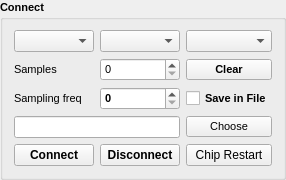
     <widget class="QGroupBox" name="groupBox_2">
      <property name="sizePolicy">
       <sizepolicy hsizetype="Preferred" vsizetype="Fixed">
        <horstretch>0</horstretch>
        <verstretch>0</verstretch>
       </sizepolicy>
      </property>
      <property name="font">
       <font>
        <pointsize>8</pointsize>
        <bold>true</bold>
        <kerning>true</kerning>
       </font>
      </property>
      <property name="title">
       <string>Connect</string>
      </property>
      <layout class="QGridLayout" name="gridLayout_3">
       <item row="3" column="0">
        <widget class="QLabel" name="label_6">
         <property name="font">
          <font>
           <pointsize>8</pointsize>
           <bold>false</bold>
           <kerning>true</kerning>
          </font>
         </property>
         <property name="text">
          <string>Sampling freq</string>
         </property>
        </widget>
       </item>
       <item row="5" column="0">
        <widget class="QPushButton" name="pushButton_start">
         <property name="sizePolicy">
          <sizepolicy hsizetype="Preferred" vsizetype="Preferred">
           <horstretch>0</horstretch>
           <verstretch>0</verstretch>
          </sizepolicy>
         </property>
         <property name="font">
          <font>
           <pointsize>9</pointsize>
           <bold>true</bold>
           <kerning>true</kerning>
          </font>
         </property>
         <property name="text">
          <string>Connect</string>
         </property>
        </widget>
       </item>
       <item row="3" column="1">
        <widget class="QSpinBox" name="spin_samples_freq">
         <property name="font">
          <font>
           <pointsize>8</pointsize>
           <bold>true</bold>
           <kerning>true</kerning>
          </font>
         </property>
        </widget>
       </item>
       <item row="5" column="1">
        <widget class="QPushButton" name="pushButton_pause">
         <property name="sizePolicy">
          <sizepolicy hsizetype="Preferred" vsizetype="Preferred">
           <horstretch>0</horstretch>
           <verstretch>0</verstretch>
          </sizepolicy>
         </property>
         <property name="font">
          <font>
           <pointsize>9</pointsize>
           <bold>true</bold>
           <kerning>true</kerning>
          </font>
         </property>
         <property name="text">
          <string>Disconnect</string>
         </property>
        </widget>
       </item>
       <item row="0" column="1">
        <widget class="QComboBox" name="comboBox_port">
         <property name="sizePolicy">
          <sizepolicy hsizetype="Preferred" vsizetype="Preferred">
           <horstretch>0</horstretch>
           <verstretch>0</verstretch>
          </sizepolicy>
         </property>
         <property name="font">
          <font>
           <pointsize>8</pointsize>
           <bold>false</bold>
           <kerning>true</kerning>
          </font>
         </property>
        </widget>
       </item>
       <item row="0" column="2">
        <widget class="QComboBox" name="comboBox_portspd">
         <property name="font">
          <font>
           <pointsize>8</pointsize>
           <bold>false</bold>
           <kerning>true</kerning>
          </font>
         </property>
        </widget>
       </item>
       <item row="2" column="1">
        <widget class="QSpinBox" name="spin_samples">
         <property name="font">
          <font>
           <pointsize>8</pointsize>
           <bold>false</bold>
           <kerning>true</kerning>
          </font>
         </property>
         <property name="maximum">
          <number>100000</number>
         </property>
        </widget>
       </item>
       <item row="0" column="0">
        <widget class="QComboBox" name="comboBox_source">
         <property name="font">
          <font>
           <pointsize>8</pointsize>
           <bold>false</bold>
           <kerning>true</kerning>
          </font>
         </property>
        </widget>
       </item>
       <item row="4" column="2">
        <widget class="QPushButton" name="pushButton_choose_path">
         <property name="sizePolicy">
          <sizepolicy hsizetype="Preferred" vsizetype="Fixed">
           <horstretch>0</horstretch>
           <verstretch>0</verstretch>
          </sizepolicy>
         </property>
         <property name="font">
          <font>
           <pointsize>8</pointsize>
           <bold>false</bold>
           <kerning>true</kerning>
          </font>
         </property>
         <property name="text">
          <string>Choose</string>
         </property>
        </widget>
       </item>
       <item row="3" column="2">
        <widget class="QCheckBox" name="checkBox_file">
         <property name="sizePolicy">
          <sizepolicy hsizetype="Preferred" vsizetype="Preferred">
           <horstretch>0</horstretch>
           <verstretch>0</verstretch>
          </sizepolicy>
         </property>
         <property name="font">
          <font>
           <pointsize>8</pointsize>
           <bold>true</bold>
           <kerning>true</kerning>
          </font>
         </property>
         <property name="text">
          <string>Save in File</string>
         </property>
        </widget>
       </item>
       <item row="4" column="0" colspan="2">
        <widget class="QLineEdit" name="lineEdit_path">
         <property name="sizePolicy">
          <sizepolicy hsizetype="Preferred" vsizetype="Preferred">
           <horstretch>0</horstretch>
           <verstretch>0</verstretch>
          </sizepolicy>
         </property>
         <property name="font">
          <font>
           <pointsize>8</pointsize>
           <bold>false</bold>
           <kerning>true</kerning>
          </font>
         </property>
        </widget>
       </item>
       <item row="5" column="2">
        <widget class="QPushButton" name="pushButton_chiprestart">
         <property name="enabled">
          <bool>true</bool>
         </property>
         <property name="sizePolicy">
          <sizepolicy hsizetype="Preferred" vsizetype="Fixed">
           <horstretch>0</horstretch>
           <verstretch>0</verstretch>
          </sizepolicy>
         </property>
         <property name="font">
          <font>
           <pointsize>9</pointsize>
           <italic>false</italic>
           <bold>false</bold>
           <underline>false</underline>
           <strikeout>false</strikeout>
           <kerning>true</kerning>
          </font>
         </property>
         <property name="text">
          <string>Chip Restart</string>
         </property>
        </widget>
       </item>
       <item row="2" column="0">
        <widget class="QLabel" name="label_7">
         <property name="font">
          <font>
           <pointsize>8</pointsize>
           <bold>false</bold>
           <kerning>true</kerning>
          </font>
         </property>
         <property name="text">
          <string>Samples</string>
         </property>
        </widget>
       </item>
       <item row="2" column="2">
        <widget class="QPushButton" name="pushButton_clear">
         <property name="text">
          <string>Clear</string>
         </property>
        </widget>
       </item>
      </layout>
     </widget>
